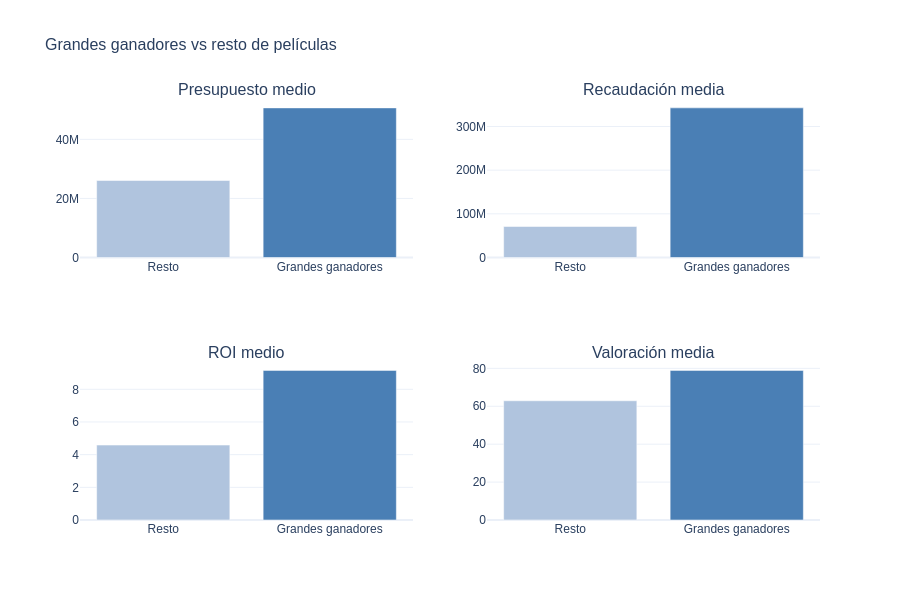

This figure's notebook cell:
### Code cell
import plotly.graph_objects as go
from plotly.subplots import make_subplots

metricas = ['budget', 'revenue', 'ROI', 'averageRating']
titulos = ['Presupuesto medio', 'Recaudación media', 'ROI medio', 'Valoración media']

fig = make_subplots(rows=2, cols=2, subplot_titles=titulos)

posiciones = [(1,1), (1,2), (2,1), (2,2)]

for (row, col), metrica in zip(posiciones, metricas):
    
    fig.add_trace(go.Bar(
        x=['Resto', 'Grandes ganadores'],
        y=[rest[metrica].mean(), big_ones[metrica].mean()],
        marker_color=['#B0C4DE', '#4A7FB5'],
        showlegend=False
    ), row=row, col=col)

fig.update_layout(
    title=dict(text='Grandes ganadores vs resto de películas', font=dict(size=16)),
    height=600,
    width=900,
    template='plotly_white',
    font=dict(family='Arial')
)

fig.show()

### Figure 1 — Plotly figure (JSON) as saved in the notebook; plotly's stock layout.template omitted (floating-point values rounded to 4 significant figures)
{"data": [{"marker": {"color": ["#B0C4DE", "#4A7FB5"]}, "showlegend": false, "type": "bar", "x": ["Resto", "Grandes ganadores"], "xaxis": "x", "y": [26080000.0, 50650000.0], "yaxis": "y"}, {"marker": {"color": ["#B0C4DE", "#4A7FB5"]}, "showlegend": false, "type": "bar", "x": ["Resto", "Grandes ganadores"], "xaxis": "x2", "y": [71070000.0, 342600000.0], "yaxis": "y2"}, {"marker": {"color": ["#B0C4DE", "#4A7FB5"]}, "showlegend": false, "type": "bar", "x": ["Resto", "Grandes ganadores"], "xaxis": "x3", "y": [4.586, 9.159], "yaxis": "y3"}, {"marker": {"color": ["#B0C4DE", "#4A7FB5"]}, "showlegend": false, "type": "bar", "x": ["Resto", "Grandes ganadores"], "xaxis": "x4", "y": [62.91, 78.93], "yaxis": "y4"}], "layout": {"annotations": [{"font": {"size": 16}, "showarrow": false, "text": "Presupuesto medio", "x": 0.225, "xanchor": "center", "xref": "paper", "y": 1, "yanchor": "bottom", "yref": "paper"}, {"font": {"size": 16}, "showarrow": false, "text": "Recaudación media", "x": 0.775, "xanchor": "center", "xref": "paper", "y": 1, "yanchor": "bottom", "yref": "paper"}, {"font": {"size": 16}, "showarrow": false, "text": "ROI medio", "x": 0.225, "xanchor": "center", "xref": "paper", "y": 0.375, "yanchor": "bottom", "yref": "paper"}, {"font": {"size": 16}, "showarrow": false, "text": "Valoración media", "x": 0.775, "xanchor": "center", "xref": "paper", "y": 0.375, "yanchor": "bottom", "yref": "paper"}], "font": {"family": "Arial"}, "height": 600, "title": {"font": {"size": 16}, "text": "Grandes ganadores vs resto de películas"}, "width": 900, "xaxis": {"anchor": "y", "domain": [0, 0.45]}, "xaxis2": {"anchor": "y2", "domain": [0.55, 1]}, "xaxis3": {"anchor": "y3", "domain": [0, 0.45]}, "xaxis4": {"anchor": "y4", "domain": [0.55, 1]}, "yaxis": {"anchor": "x", "domain": [0.625, 1]}, "yaxis2": {"anchor": "x2", "domain": [0.625, 1]}, "yaxis3": {"anchor": "x3", "domain": [0, 0.375]}, "yaxis4": {"anchor": "x4", "domain": [0, 0.375]}}}
